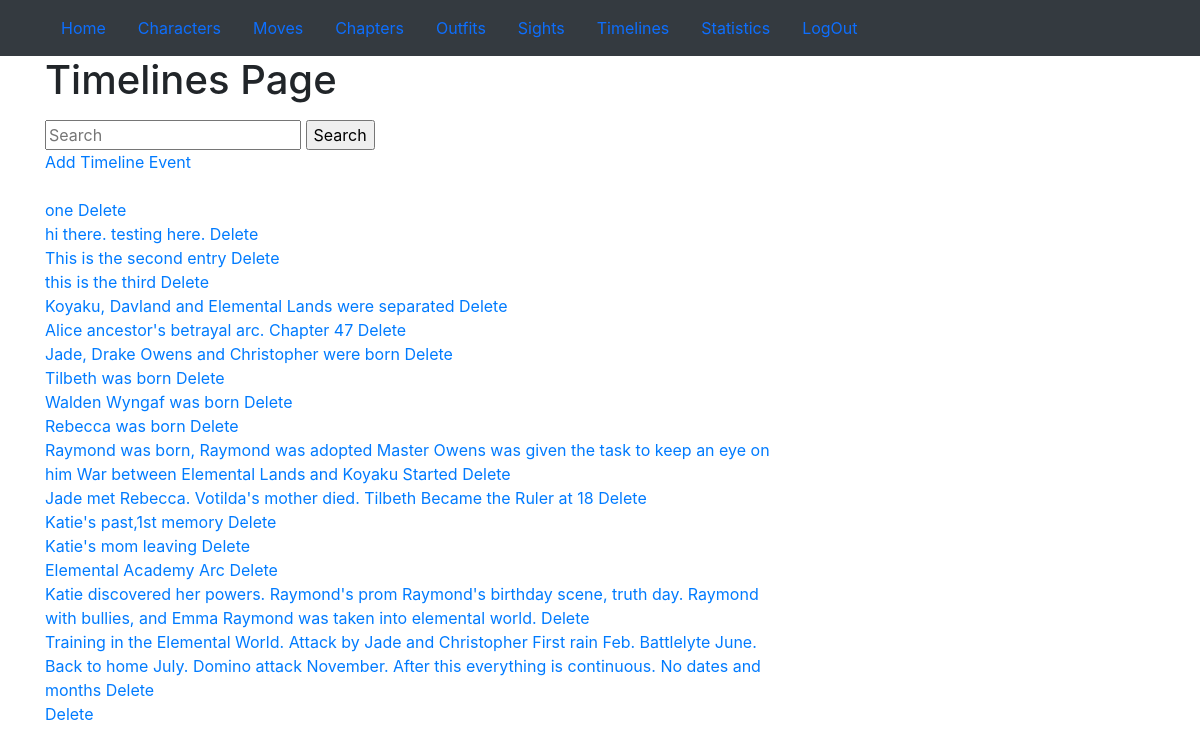
Screenshot of /light_novel/timelines/ (signed in) with the database file from the repository.
### light_novel/models.py (models this page shows, shortened)
class Timeline(models.Model):
    date_field = models.DateField(null=True, blank=True)
    event = models.TextField(null=True, blank=True)
    class Meta:
        ordering = ['date_field']

### light_novel/views.py (the view)
# urls.py: path('timelines/', views.timelines_view, name='timelines_page'),
@login_required
def timelines_view(request):
    timelines = Timeline.objects.all()
    return render(request, 'timelines_page.html', {'timelines': timelines})

### light_novel/templates/timelines_page.html (shortened to what this page needs)
{% extends "light_novel/templates/base.html" %}
{% block content %}
  <h1>Timelines Page</h1>
  <form name="SearchForm" method="GET" action="{% url 'light_novel:search' item='timeline' %}">
    <input type="text" name="searchFor" placeholder="Search" />
    <input type="submit" name="search" value="Search">
  </form>
  <a href='{% url "light_novel:timeline_add" %}'>Add Timeline Event</a><br><br>
  {% if timelines %}
    {% for timeline in timelines %}
      <a href='{% url "light_novel:timeline_detail" pk=timeline.pk %}'>{{ timeline.event }}</a>
      <a href="{% url 'light_novel:delete' item='timeline' pk=timeline.pk %}">Delete</a><br>
    {% endfor %}
  {% else %}
    <p>Nothing here.</p>
  {% endif %}
{% endblock %}

### rows the page displays
Timeline: event "one"
Timeline: event "hi there. testing here."
Timeline: event "This is the second entry"
Timeline: event "this is the third"
Timeline: event "Koyaku, Davland and Elemental Lands were separated"
Timeline: event "Alice ancestor's betrayal arc. Chapter 47"
Timeline: event "Jade, Drake Owens and Christopher were born"
Timeline: event "Tilbeth was born"
Timeline: event "Walden Wyngaf was born"
Timeline: event "Rebecca was born"
Timeline: event "Raymond was born, Raymond was adopted Master Owens was given the task to keep an eye on him War between Elemental Lands and Koyaku Started"
Timeline: event "Jade met Rebecca. Votilda's mother died. Tilbeth Became the Ruler at 18"
Timeline: event "Katie's past,1st memory"
Timeline: event "Katie's mom leaving"
Timeline: event "Elemental Academy Arc"
Timeline: event "Katie discovered her powers. Raymond's prom Raymond's birthday scene, truth day. Raymond with bullies, and Emma Raymond was taken into elemental world."
Timeline: event "Training in the Elemental World. Attack by Jade and Christopher First rain Feb. Battlelyte June. Back to home July. Domino attack November. After this everything is continuous. No dates and months"
